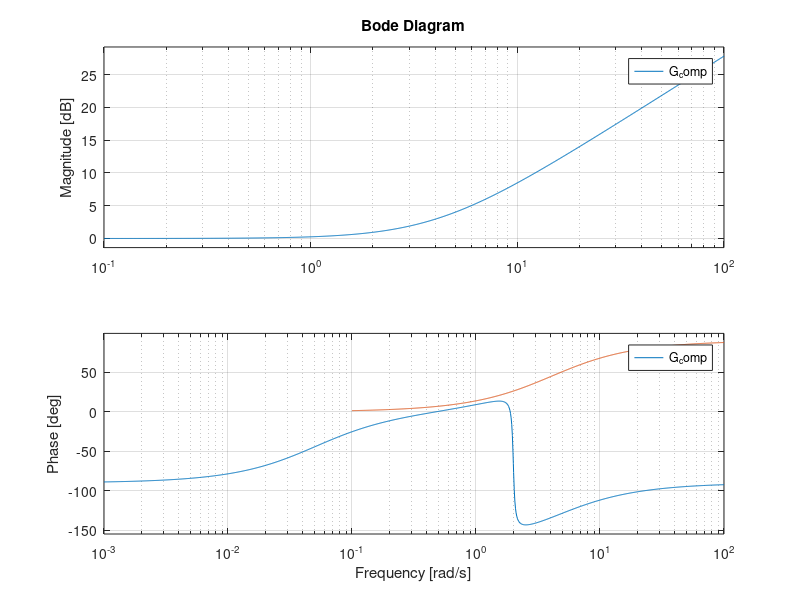
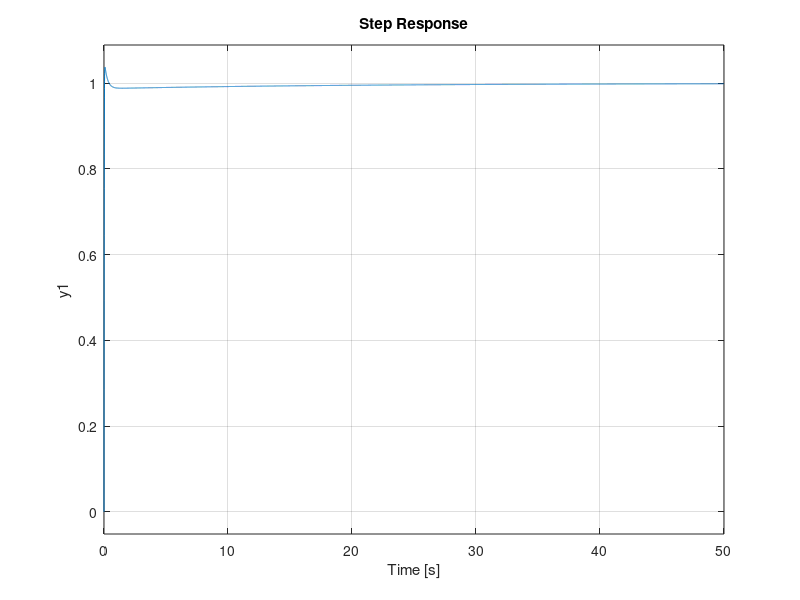

The MATLAB source for these figures, in order:
close all;

G_air= tf([2, 0.1], [1, 0.1, 4]);
G_ser= tf([1], [1, 0]);
a=0.2461;
G_comp= tf([a, 1], [1]);

T=G_air*G_ser*G_comp*160

%compensated open loop frequency response
figure(1);
bode(T)
hold on;
bode(G_comp)
legend()

%compensated closed loop step response
figure(2);
step(feedback(T, 1))

%compensated closed loop ramp response
figure(3)
step(feedback(T*tf([1],  [1, 0]), 1))
